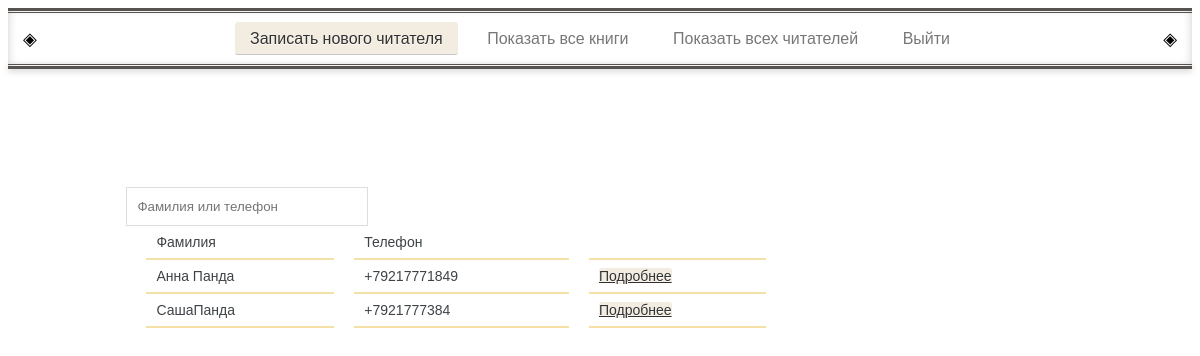
The app's page / (signed in) with its own data.
### app/models.py (models this page shows)
class Reader(models.Model):
    name = models.CharField(max_length=50)
    address = models.CharField(max_length=100)
    phone_number = models.CharField(max_length=15)

### app/views.py (the view)
# urls.py: path('', menu, name="menu"),
def menu(request):
    context = {'data': Reader.objects.order_by("name")}
    return render(request, 'menu.html', context)

### templates/menu.html (shortened to what this page needs)
<!DOCTYPE html>
<html lang="en">
<head>
</head>
<body>
<nav class="top-menu">
  <ul class="menu-main">
      {% if user.is_authenticated %}
            <li><a class="current" href="{% url 'newReader' %}" >Записать нового читателя</a></li>
            <li><a href="{% url 'books' %}" >Показать все книги</a></li>
           <li><a href="{% url 'menu' %}" >Показать всех читателей</a></li>
            <li><a href="{% url 'logout' %}" >Выйти</a></li>
            {% else %}
            <li><a href="/accounts/login/" >Войти</a></li>
            {% endif %}
  </ul>
</nav>
{% block body %}
    <div style="margin-left: 10%; margin-top: 10%">
    <input class="text" type="text" placeholder="Фамилия или телефон" id="search-text" onkeyup="tableSearch()">
<table class="table_col" id="info-table">
    <thead>
        <tr>
            <th>Фамилия</th>
            <th>Телефон</th>
            <th></th>
        </tr>
    </thead>
    <tbody>
    {% for reader in data %}
    <tr>
        <th>{{ reader.name }}</th>
        <th>{{ reader.phone_number }}</th>
    <th><a href="{% url 'reader' reader.id %}" style="border-radius: 3px;
  background: #f3ece1;
  color: #313131;
  text-shadow: 0 1px 0 #fff;
  border-color: #c6c6c6;">Подробнее</a></th>
    </tr>
    {% endfor %}
    </tbody>
</table>
    </div>
{% endblock %}
</body>
</html>

### records on screen
Reader: name "Анна Панда", phone_number "+79217771849"
Reader: name "СашаПанда", phone_number "+7921777384"
